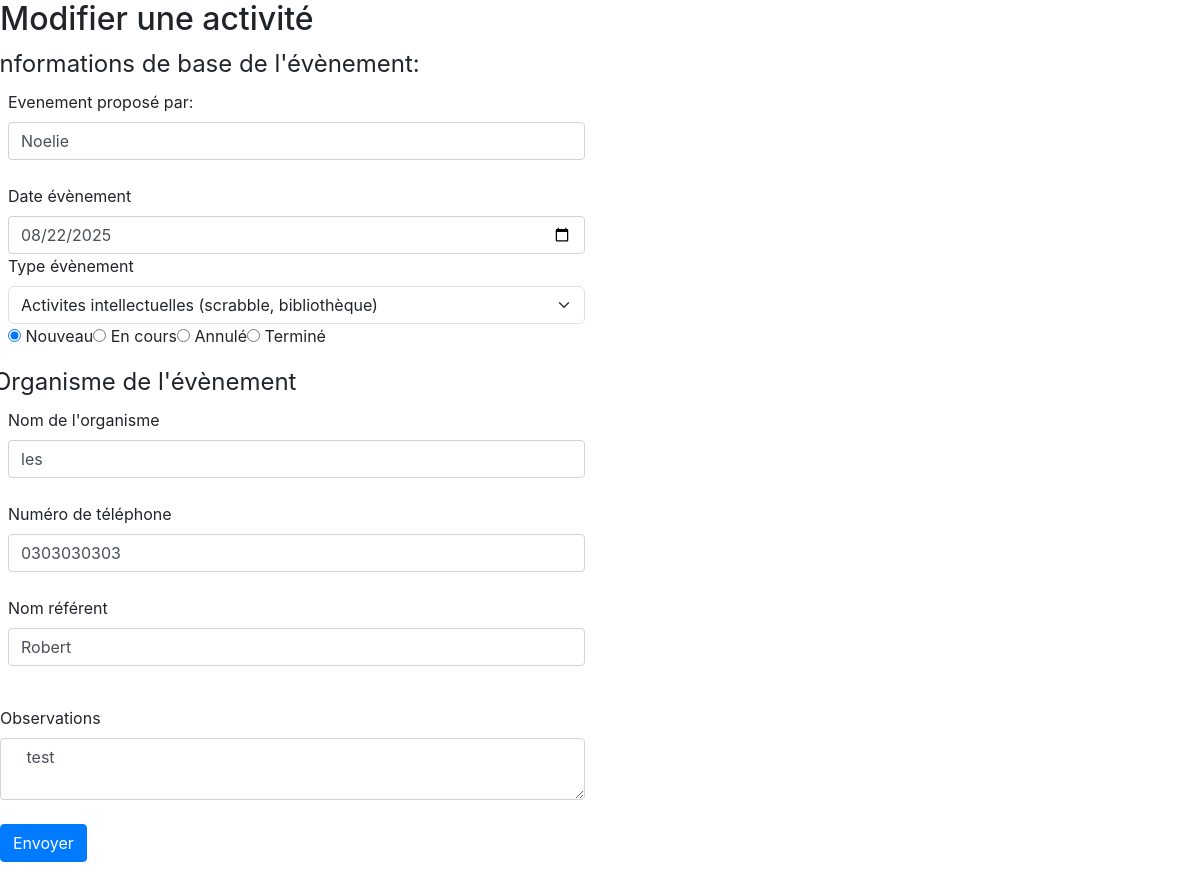
Screenshot of /modifier_evenement?id=1 with the database file from the repository.
### tables this page shows
CREATE TABLE Evenements (
id_evenement INTEGER PRIMARY KEY,
nom_organisateur  TEXT,
date_evenement  TEXT,
type_evenement TEXT,
statut_evenement TEXT,
organisme TEXT,
telephone TEXT,
nom_referent TEXT,
observations TEXT
);

### classes/evenement.php (called while the page is built, shortened)
<?php
	class Evenement {
		public function __construct() {
			$this->db = new SQLite3('db_evenement.sqlite');
		}
		public function recuperer_evenement($I_idEvenement){
			$S_sql = $this->db->prepare(
				"SELECT
					*
				FROM
					Evenements
				WHERE
					id_evenement = :id_evenement"
			);
			$S_sql->bindValue(":id_evenement", $I_idEvenement);
			$A_resultat = $S_sql->execute();
			$A_evenement = [];
			while ($O_ligne = $A_resultat->fetchArray()) {
    			$A_evenement[] = $O_ligne;
			}
			return $A_evenement;
		}
	};
?>

### vues/modifier_evenement.php (the view, shortened to what this page needs)
<?php
$A_options = [
    "concert" => "Concert",
    "manuelle" => "Activites manuelles",
    "videoludique" => "Activites videoludiques",
    "intellectuel" => "Activites intellectuelles (scrabble, bibliothèque)",
    "visite" => "Visite animaux",
    "autre"  => "Autre",
];
$A_statuts = [
    "nouveau" => "Nouveau",
    "en_cours" => "En cours",
    "annule" => "Annulé",
    "termine" => "Terminé",
];
?>
<h2> Modifier une activité</h2>
	<form method = "POST" action="./modifier_evenement" class="row g-3">
		<fieldset>
			<legend>Informations de base de l'évènement:</legend>
			<div class="col-md-6">
				<label class="form-label" for="nom_organisateur">Evenement proposé par:</label><br>
				<input class="form-control" type="text" id="nom_organisateur" name="nom_organisateur" <?php echo "value= {$A_evenement[0]['nom_organisateur']}"?>><br>
			</div>
			<div class="col-md-6">
				<label class="form-label" for="date_activite">Date évènement</label><br>
				<input
					type="date"
					id="date_activite"
					name="date_activite"
					value="<?php echo $A_evenement[0]['date_evenement']?>"
					min="2021-01-01"
					max="2035-12-31"
					class="form-control"
				/>
			</div>
			<div class="col-md-6">
				<label class="form-label" for="type_activite"> Type évènement </label><br>
				<select name="type_activite" class="form-select">
                	<?php foreach ($A_options as $S_cle => $S_valeur){
                    	$S_selected = $S_cle === $A_evenement[0]['type_evenement'] ? "selected = selected" : "";
				    	echo "<option value={$S_cle} {$S_selected} > {$S_valeur} </option>";
                	}?>
				</select>
			</div>
			<div class="col-md-6">
				<?php foreach($A_statuts as $S_cle => $S_valeur) {
					$S_checked = $S_cle === $A_evenement[0]['statut_evenement'] ? "checked" : "";
					echo "<input type='radio' name='statut' value='{$S_cle}' {$S_checked}/> {$S_valeur}";
				}
				?>
			</div>
		</fieldset>
		<fieldset>
			<legend> Organisme de l'évènement </legend>
			<div class="col-md-6">
				<label class="form-label" for="nom_organisme"/> Nom de l'organisme </label><br>
				<input class="form-control" type="text" name="nom_organisme" value = <?php echo $A_evenement[0]['organisme']; ?> /><br>
			</div>
			<div class="col-md-6">
				<label class="form-label" for="telephone"/> Numéro de téléphone </label><br>
				<input class="form-control" type="text" name="telephone_organisme" value = <?php echo $A_evenement[0]['telephone']; ?> /><br>
			</div>
			<div class="col-md-6">
				<label class="form-label" for="referent"/> Nom référent </label><br>
				<input class="form-control" type="text" name="nom_referent" value = <?php echo $A_evenement[0]['nom_referent']; ?> /><br>
			</div>
		</fieldset>
		<div class="col-md-6">
			<label class="form-label" for="obervations"> Observations </label><br>
			<textarea class="form-control" name="observations"> <?php echo $A_evenement[0]['observations']; ?> </textarea><br>
			<button type="submit" value="soumettre" class="btn btn-primary"> Envoyer </button>
		</div>
	</form>

### rows the page displays
evenements: nom_organisateur "Noelie", date_activite "08/22/2025", telephone_organisme "0303030303", nom_referent "Robert", observations "test"

### other values shown
$S_valeur "Nouveau"
$S_valeur "En cours"
$S_valeur "Annulé"
$S_valeur "Terminé"
form field type_activite "Activites intellectuelles (scrabble, bibliothèque)"
